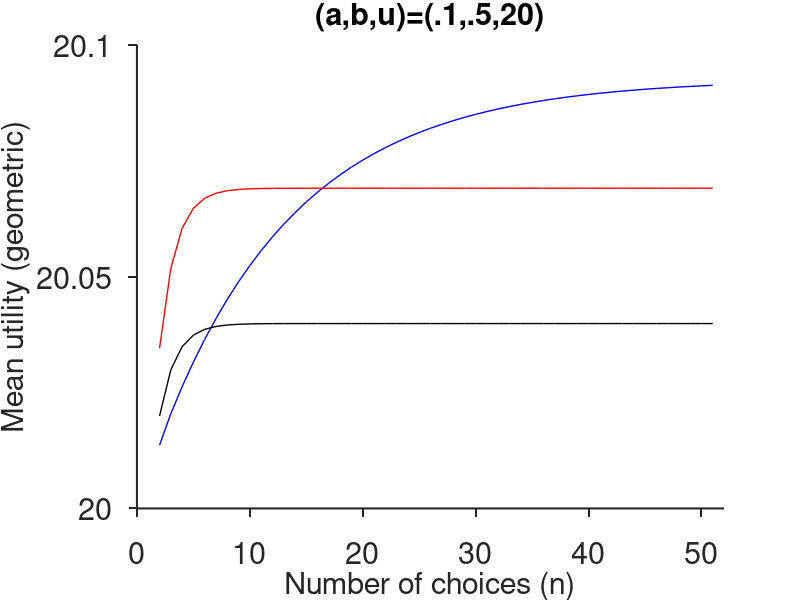
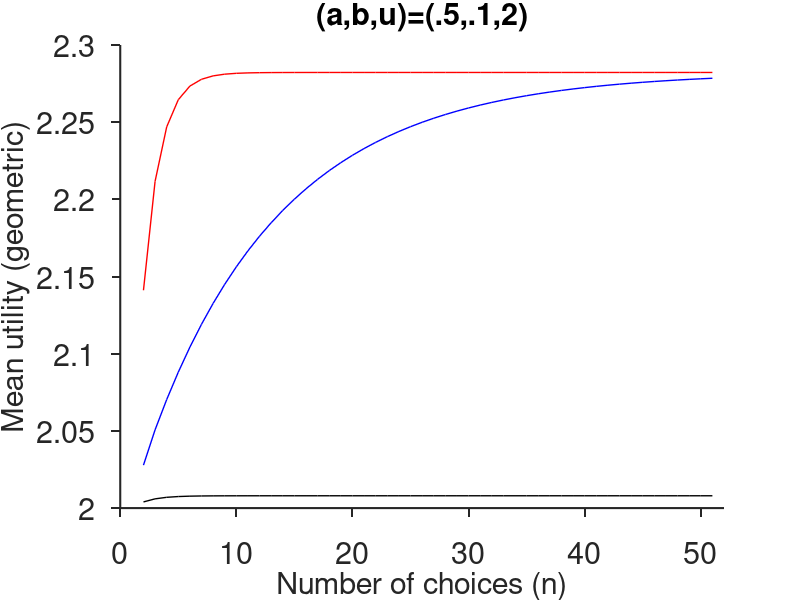
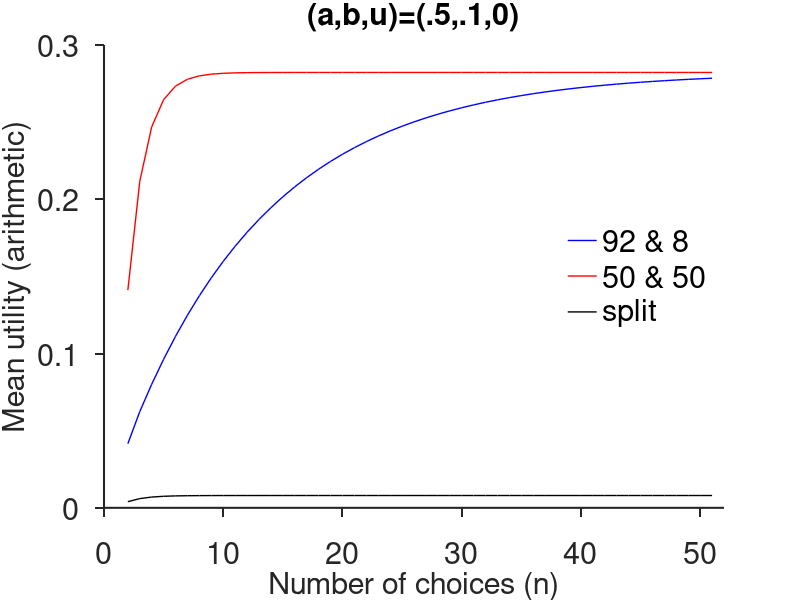
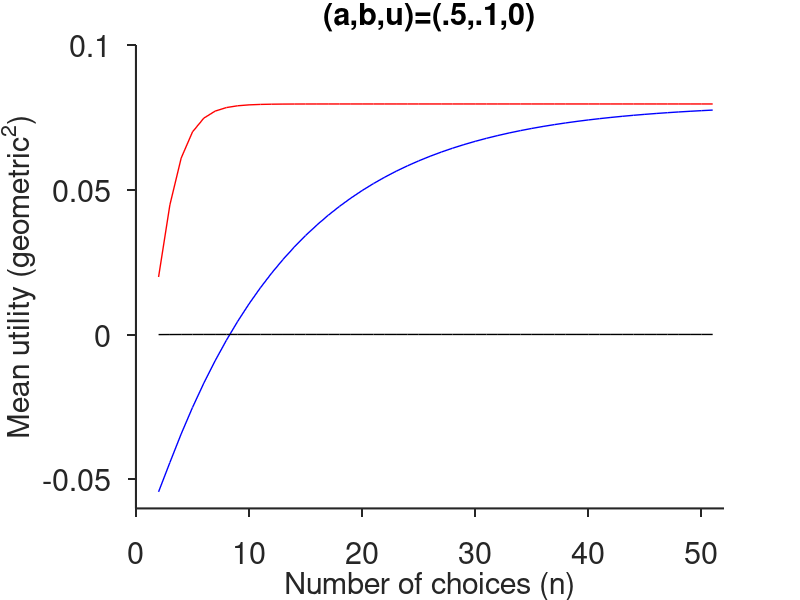

Write MATLAB code to recreate these figures, in order.
clear all; close all; xval=2:51; Ev=zeros(6,2); EvT=zeros(50,6); EvG=EvT;
%integrate
for r=1:6
    switch r
        case 1
            a1=.5; b1=.1; m1=8; m2=92;
            dev1=sqrt(m1^2*a1^2+b1^2*m1)/m1; dev2=sqrt(m2^2*a1^2+b1^2*m2)/m2;
        case 2
            a1=.1; b1=.5; m1=8; m2=92;
            dev1=sqrt(m1^2*a1^2+b1^2*m1)/m1; dev2=sqrt(m2^2*a1^2+b1^2*m2)/m2;
        case 3
            a1=.5; b1=.1; m1=50; dev1=sqrt(m1^2*a1^2+b1^2*m1)/m1; dev2=dev1;
        case 4
            a1=.1; b1=.5; m1=50; dev1=sqrt(m1^2*a1^2+b1^2*m1)/m1; dev2=dev1;
        case 5
            b1=.1; dev1=b1/sqrt(50); dev2=dev1;
        case 6
            b1=.5; dev1=b1/sqrt(50); dev2=dev1;
    end
    NIVa=zeros(2,10001); r
    for i=1:10001
        x=-5.001+i*.001; A1=normpdf(x,0,dev1); A2=normcdf(x,0,dev2);
        A3=normpdf(x,0,dev2); A4=normcdf(x,0,dev1);
        NIVa(1,i)=A1*A2*x; NIVa(2,i)=A3*A4*x;
    end
    A1=sum(NIVa,2)/1000; Ev(r,:)=A1';
end

for rr=1:6
    %crunch data
    if rr<4
        switch rr
            case 1
                shh=20;
            case 2
                shh=2;
            case 3
                shh=0;
        end
        Ea1=Ev+shh/2; Ea1=[Ea1*2 -2*Ea1+2*shh];
        for j=2:51
            P=zeros(6,4); b3=.5; P(3,:)=[1-b3^j 1-b3^j b3^j b3^j];
            m=92; b2=(100-m)/100; b1=m/100; P(1,:)=[1-b1^j 1-b2^j b2^j b1^j];
            P(2,:)=P(1,:); P(4,:)=P(3,:); P(5:6,:)=P(3:4,:);
            Ea=Ea1.*P; EvT(j-1,:)=sum(Ea,2)'/2;
            Eb=Ea(:,1)+Ea(:,4); Ec=Ea(:,3)+Ea(:,2); Ed=(Eb.*Ec)';
            if rr>2
                EvG(j-1,:)=Ed;
            else
                EvG(j-1,:)=sqrt(Ed);
            end
        end
    end
    
    %plot
    switch rr
        case 3
            Pl=EvT(:,1:2:5);
        case 4
            Pl=EvG(:,1:2:5);
        case 5
            Pl=EvT(:,2:2:6);
        case 6
            Pl=EvG(:,2:2:6);
        case 2
            Pl=EvG(:,1:2:5);
        case 1
            Pl=EvG(:,2:2:6);
    end
    figure; hold on; plot(xval,Pl(:,1),'b','linewidth',1);
    plot(xval,Pl(:,2),'r','linewidth',1); plot(xval,Pl(:,3),'k','linewidth',1);
    set(gca,'tickdir','out','ticklength',[.015 .015],'linewidth',1.5,'fontsize',22)
    xlabel('Number of choices (n)','fontsize',22)
    set(gca,'box','off','xtick',0:10:50,'xlim',[0 52])
    switch rr
        case 3
            ylabel('Mean utility (arithmetic)','fontsize',22)
            title('(a,b,u)=(.5,.1,0)','fontsize',22)
            set(gca,'ylim',[0 .3],'ytick',0:.1:.3)
            legend('92 & 8','50 & 50','split','location','East')
            ch=get(gcf,'children'); set(ch(1),'box','off','fontsize',22)
        case 4
            ylabel('Mean utility (geometric^2)','fontsize',22)
            title('(a,b,u)=(.5,.1,0)','fontsize',22)
            set(gca,'ylim',[-.06 .1],'ytick',-.05:.05:.1)
        case 5
            ylabel('Mean utility (arithmetic)','fontsize',22)
            title('(a,b,u)=(.1,.5,0)','fontsize',22)
        case 6
            ylabel('Mean utility (geometric^2)','fontsize',22)
            title('(a,b,u)=(.1,.5,0)','fontsize',22)
            set(gca,'ylim',[-.001 .0065],'ytick',0:.002:.006)
        case 2
            ylabel('Mean utility (geometric)','fontsize',22)
            title('(a,b,u)=(.5,.1,2)','fontsize',22)
        case 1
            ylabel('Mean utility (geometric)','fontsize',22)
            title('(a,b,u)=(.1,.5,20)','fontsize',22)
            set(gca,'ylim',[20 20.1],'ytick',20:.05:20.1)
    end
end